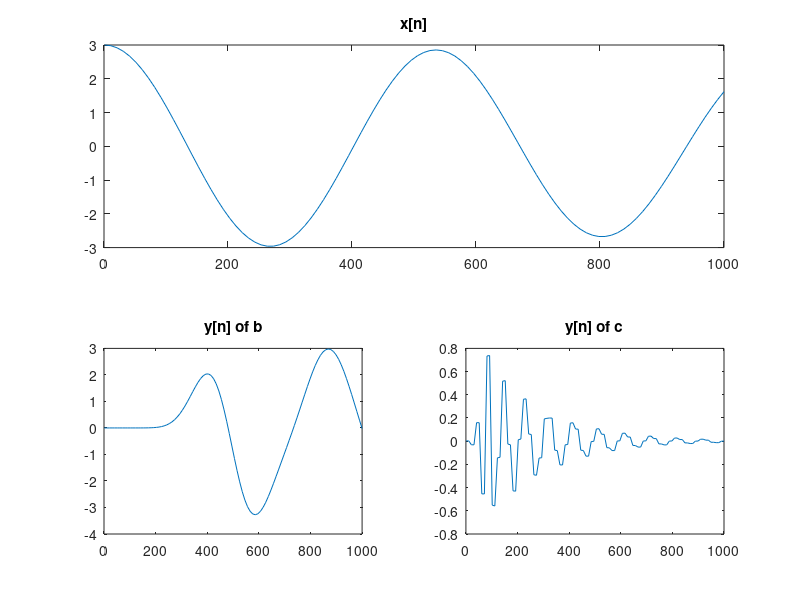

The MATLAB script that drew this image:
%(a)
Ts = 0.002;
f1 = 100;
M = 1000;
L = 16;
n = linspace(1,1000);
x_n = cos(2*pi*(n-1)*Ts)+2*cos(2*pi*f1*(n-1)*Ts);

%(b)
[b1,a1] = butter(L,0.1);
[H1,w1] = freqz(b1,a1,M);
y1 = filter(b1,a1,x_n);

%(c)
[b2,a2] = butter(L,[0.2 0.8]);
[H2,w2] = freqz(b2,a2,M);
y2 = filter(b2,a2,x_n);

%Plot
figure(3);
subplot(2,2,[1,2]),plot(n,x_n),title("x[n]");
subplot(2,2,3),plot(n,y1),title(" y[n] of b ");
subplot(2,2,4),plot(n,y2),title(" y[n] of c ");

